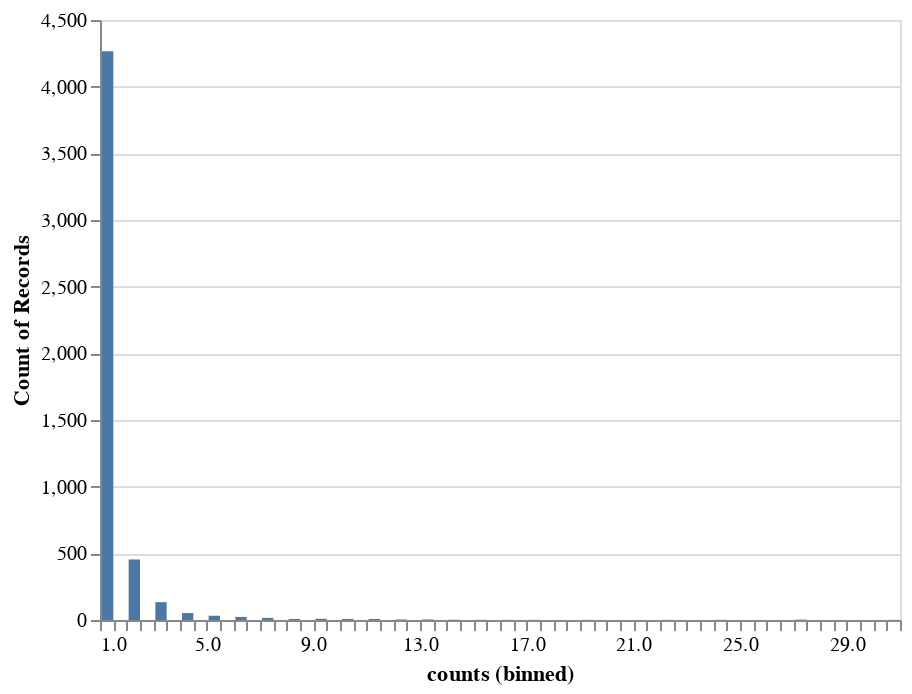

The notebook cell saved with this chart:
### Code cell
alt.Chart(stargazers_counts).mark_bar().encode(
    alt.X('counts', bin=alt.Bin(maxbins=100)),
    y='count()'
)

### Figure 1 — Vega-Lite specification as saved in the notebook (floating-point values rounded to 4 significant figures; data arrays with more than 128 entries replaced by an {"elided": "..."} marker saying what was removed)
{"$schema": "https://vega.github.io/schema/vega-lite/v4.8.1.json", "config": {"view": {"continuousHeight": 300, "continuousWidth": 400}}, "data": {"name": "data-62d5eb89ebcbbae6d860d9b116bc21c5"}, "datasets": {"data-62d5eb89ebcbbae6d860d9b116bc21c5": {"elided": "5030 records"}}, "encoding": {"x": {"bin": {"maxbins": 100}, "field": "counts", "type": "quantitative"}, "y": {"aggregate": "count", "type": "quantitative"}}, "mark": "bar"}
